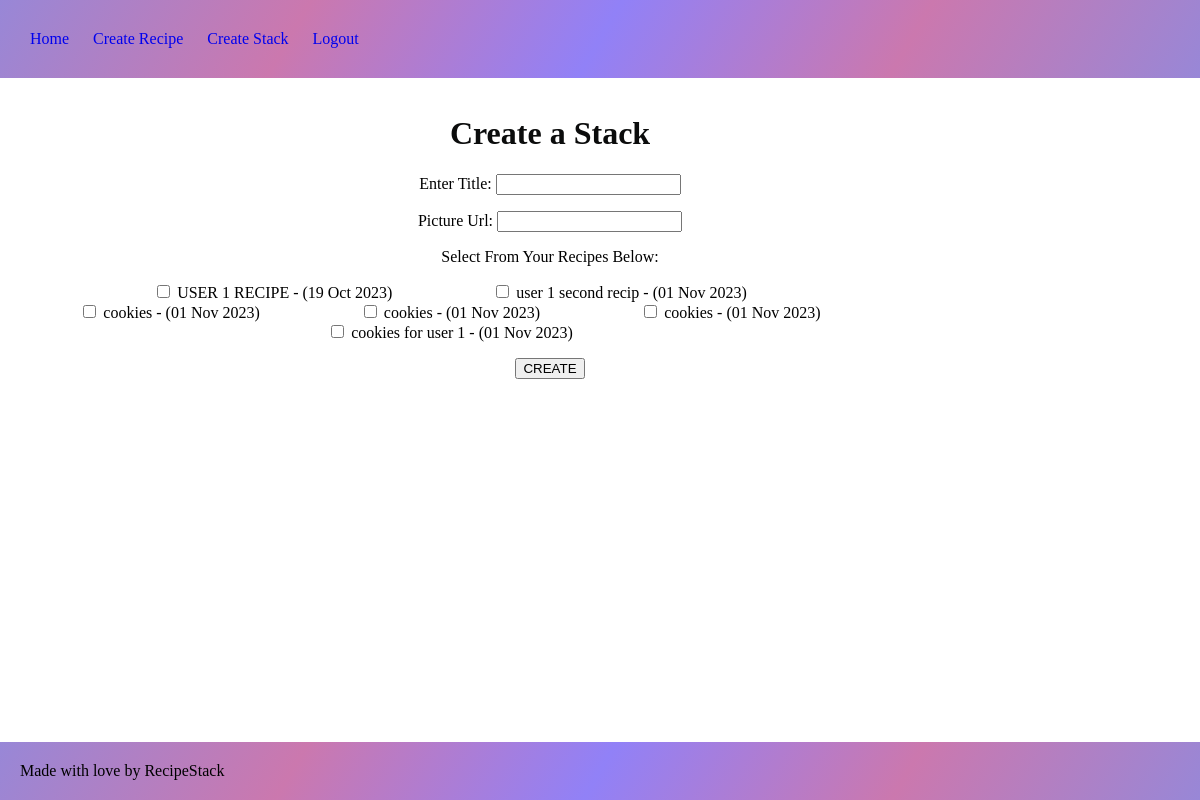
The app's page /recipes/create_playlist/ (signed in), older data.
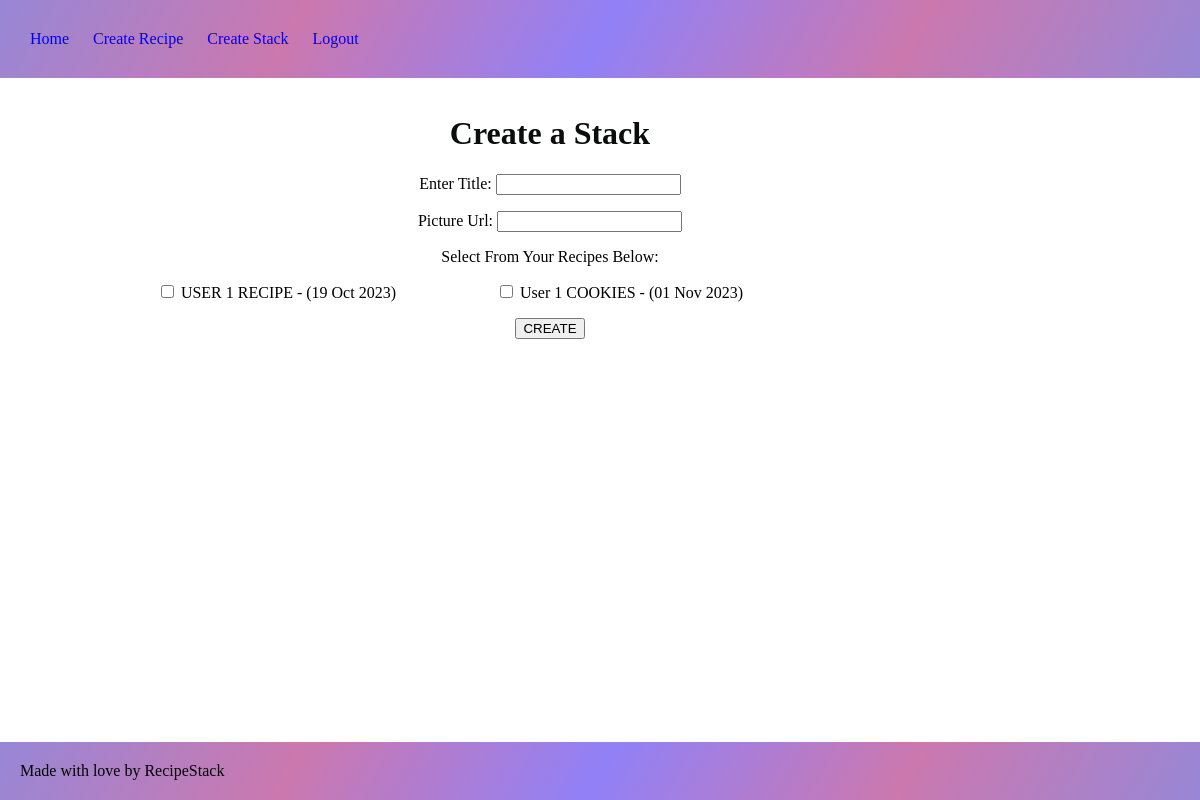
The same page, newer data.
### recipes/models.py (models this page shows)
class Recipe(models.Model):
    title = models.CharField(max_length=200)
    picture = models.URLField()
    description = models.TextField()
    instructions = models.TextField(null=True)
    created_on = models.DateTimeField(auto_now_add=True)
    created_by = models.ForeignKey(User, on_delete=models.CASCADE, null=True)
    def __str__(self):
        formatted_date = self.created_on.strftime("%d %b %Y")
        return f"{self.title} - ({formatted_date})"

### recipes/views.py (the view)
# urls.py: path('recipes/create_playlist/', create_playlist, name='create_playlist'),
@login_required
def create_playlist(request):
    if request.method == "POST":
        form = PlaylistForm(request.POST)
        if form.is_valid():
            playlist = form.save(commit=False)
            playlist.created_by = request.user
            playlist.save()
            form.save_m2m()
            return redirect("recipe_list")
    else:
        form = PlaylistForm()
        form.fields['recipes'].queryset = Recipe.objects.filter(created_by=request.user)
    context = {
        "form": form,
    }
    return render(request, "recipes/create_playlist.html", context)

### recipes/forms.py
class PlaylistForm(ModelForm):
    class Meta:
        model = Playlist
        fields = ['title', 'picture', 'recipes']
        labels = {
            'title': 'Enter Title',
            'picture': 'Picture Url',
        }
    recipes = forms.ModelMultipleChoiceField(
        queryset=Recipe.objects.all(),
        widget=forms.CheckboxSelectMultiple,
        label='Select From Your Recipes Below',
    )

### recipes/templates/recipes/create_playlist.html (shortened to what this page needs)
{% load static %}
<!doctype html>
<html>
    <head>
        <link rel="stylesheet" href="{% static 'css/recipes.css' %}">
    </head>
    <body>
        <header>
            <nav>
                <a href="{% url 'recipe_list' %}">Home</a>
                <a href="{% url 'create_recipe' %}">Create Recipe</a>
                <a href="{% url 'create_playlist' %}">Create Stack</a>
                <a href="{% url 'user_login' %}">Logout</a>
            </nav>
        </header>
        <main>
            <div style="text-align: center;">
                <h1>Create a Stack</h1>
                <form method="post">
                    {{ form.as_p }}
                    <button>CREATE</button>
                </form>
            </div>
        </main>
        <footer>Made with love by RecipeStack</footer>
    </body>
</html>

### recipes/static/css/recipes.css (style rules this page uses)
body { padding: 0; margin: 0; display: flex; flex-direction: column; min-height: 100vh; }
main { flex: 1; padding: 16px; }
footer { padding: 20px; background: linear-gradient(120deg, #9887d7, #cb78ae, rgb(145, 129, 247), #cb78ae, #9887d7); }
nav { padding: 30px; background: linear-gradient(120deg, #9887d7, #cb78ae, rgb(145, 129, 247), #cb78ae, #9887d7); justify-content: space-between; }
nav a { margin-right: 20px; text-decoration: none; }
h1 { color: rgb(11, 12, 12); }
div { display: inline-block; padding-right: 100px; }
a:link { text-decoration: none; }

### recipes/templates/recipes/create_playlist.html (style rules this page uses)
body { padding: 0; margin: 0; display: flex; flex-direction: column; min-height: 100vh; }
main { flex: 1; padding: 16px; display: flex; flex-direction: column; align-items: center; justify-content: flex-start; }
form button { display: block; margin: 0 auto; }

Row changes from the older to the newer data that the page shows:
changed Recipe (number 2 of 2 on the later page): title "cookies for user 1" → "User 1 COOKIES" (drawn)
Text that changed along with them:
form field recipes: "☐ ☐ ☐ ☐ ☐ ☐" → "☐ ☐"
text no longer shown: "Enter Title: Picture Url: Select From Your Recipes Below: USER 1 RECIPE - (19 Oct 2023) user 1 second recip - (01 Nov 2023) cookies - (01 Nov 2023) cookies - (01 Nov 2023) cookies - (01 Nov 2023) cookies for user 1 - (01 Nov 2023)"
text now shown: "Enter Title: Picture Url: Select From Your Recipes Below: USER 1 RECIPE - (19 Oct 2023) User 1 COOKIES - (01 Nov 2023)"
